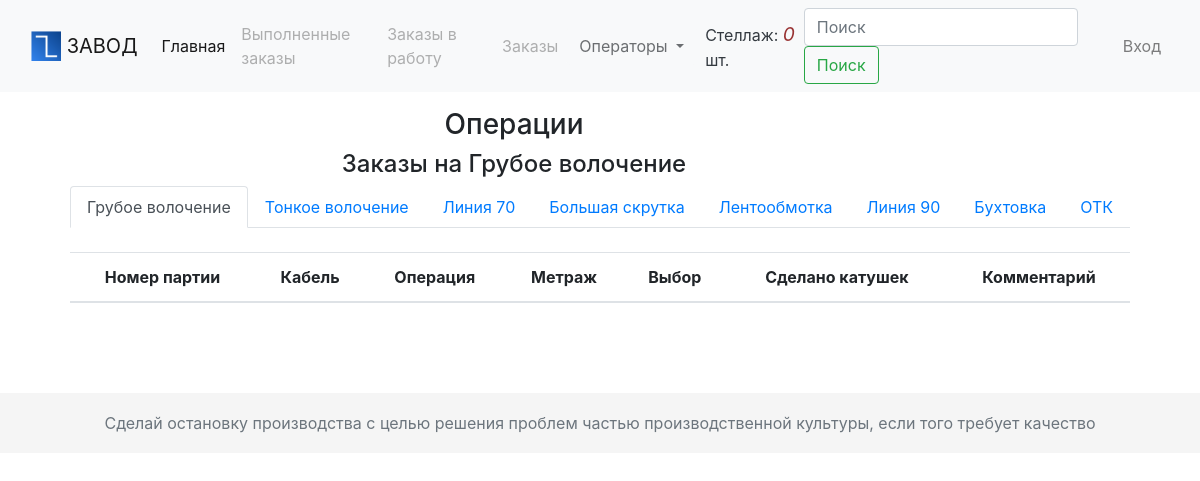
Before: /orders/production/gruboe-volochenie/ with the older database file.
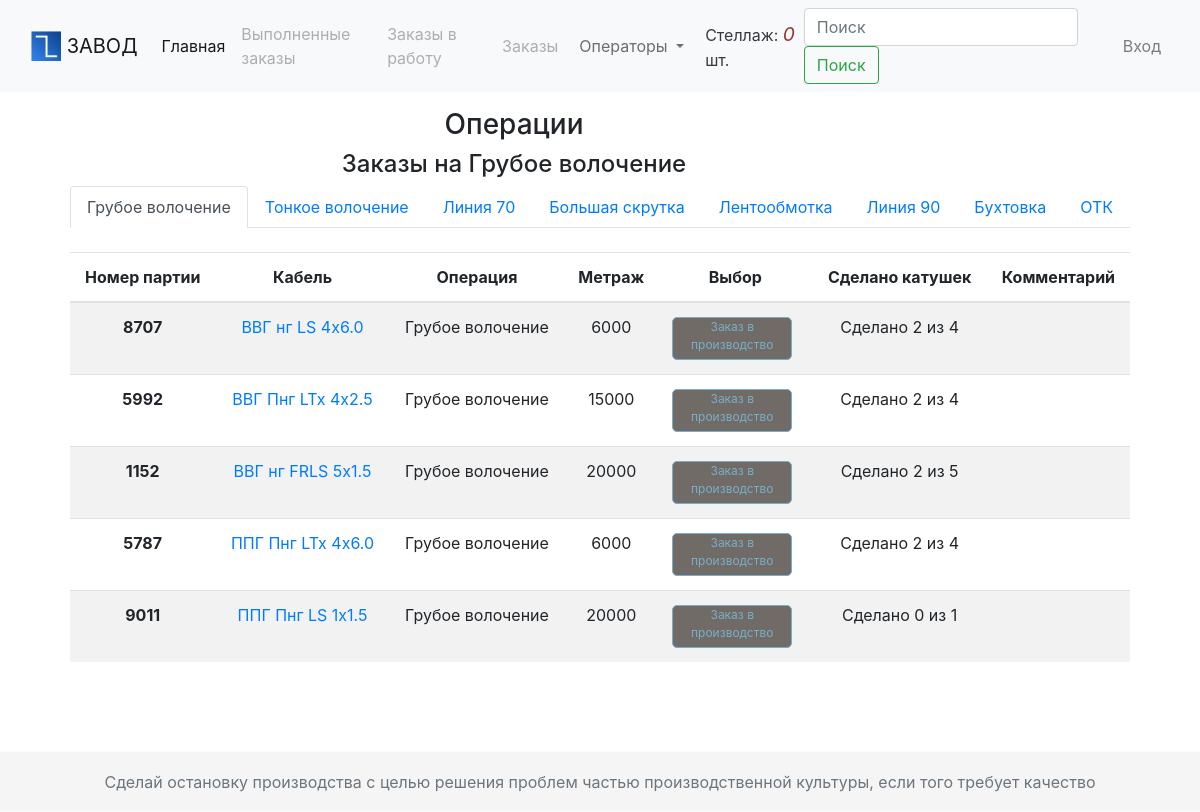
After: the same page with the newer database file.
### orders/models.py (models this page shows, shortened)
class Operation(models.Model):
    name = models.CharField(max_length=50, db_index=True)
    slug = models.SlugField(max_length=50, db_index=True)
    def __str__(self):
        return self.name
    class Meta:
        verbose_name = "Тех операция"
        verbose_name_plural = "Тех операции"

class ProductionOrders(models.Model):
    order = models.ForeignKey(
        Order, related_name="production", on_delete=models.PROTECT, verbose_name="Заказ"
    )
    ordering = OrderingField(blank=True, for_field="order")
    count_tara = models.PositiveSmallIntegerField(blank=True, default=0)
    comment = models.CharField(max_length=200, verbose_name="Комментарий")
    finished = models.BooleanField(default=False, verbose_name="Готов", db_index=True)
    class Meta:
        ordering = ("ordering",)
        verbose_name = "Заказ в производство"
        verbose_name_plural = "Заказы в производство"

class Order(models.Model):
    PLASTIC_CHOICE = [
        ("ВВГ", "ВВГ"),
        ("ППГ", "ППГ"),
    ]
    DESIGN_CHOICE = [
        ("нг", "нг"),
        ("Пнг", "Пнг"),
    ]
    PURPOSE_CHOICE = [
        ("LS", "LS"),
        ("LTx", "LTx"),
        ("FRLS", "FRLS"),
        ("FRLSLTx", "FRLSLTx"),
    ]
    CORES_CHOICE = [
        (1, 1),
        (2, 2),
        (3, 3),
        (4, 4),
        (5, 5),
    ]
    CROSSSECTION_CHOICE = [
        ("0.5", "0.5"),
        ("0.75", "0.75"),
        ("1.0", "1.0"),
        ("1.5", "1.5"),
        ("2.5", "2.5"),
        ("4.0", "4.0"),
        ("6.0", "6.0"),
        ("10", "10"),
    ]
    batch_number = models.IntegerField(
        verbose_name="Номер партии", unique=True, db_index=True
    )
    slug = models.SlugField(max_length=10, db_index=True)
    operation = models.ForeignKey(
        Operation,
        related_name="order_operation",
        on_delete=models.CASCADE,
        default="Грубое волочение",
        verbose_name="Операция",
        db_index=True,
    )
    plastic = models.CharField(
        max_length=3, verbose_name="Пластик", choices=PLASTIC_CHOICE, default="ВВГ"
    )
    design = models.CharField(
        max_length=3, verbose_name="Исполнение", choices=DESIGN_CHOICE, default="нг"
    )
    purpose = models.CharField(
        max_length=7, verbose_name="Назначение", choices=PURPOSE_CHOICE, default="LS"
    )
    cores = models.IntegerField(verbose_name="Количество жил", choices=CORES_CHOICE)
    crosssection = models.CharField(
        max_length=3, verbose_name="Поперечное сечение", choices=CROSSSECTION_CHOICE
    )
    footage = models.IntegerField(verbose_name="Метраж", default=15000)
    created = models.DateField(verbose_name="Дата добавления", auto_now_add=True)
    completion = models.DateField(verbose_name="Дата завершения")
    updated = models.DateField(verbose_name="Дата обновления", auto_now=True)
    finished = models.BooleanField(verbose_name="Готов", default=False, db_index=True)
    discard = models.BooleanField(verbose_name="Брак", default=False, db_index=True)
    in_production = models.BooleanField(
        default=False, db_index=True, verbose_name="В производстве"
    )
    class Meta:
        ordering = (
            "operation",
            "batch_number",
        )
        index_together = (("batch_number", "slug"),)
        verbose_name = "Заказ"
        verbose_name_plural = "Заказы"

### orders/views.py (the view, shortened to what this page needs)
class ProductionOrderView(View):
    ITERATION_OPERATIONS = [
        "gruboe-volochenie",
        "liniya-70",
        "lentoobmotka",
    ]
    BUHTOVKA = [
        "buhtovka",
    ]
    LINE_OPERATIONS = [
        "bolshaya-skrutka",
        "liniya-90",
    ]
    def get(
        self,
        request,
        operation_slug,
        id_open_form=None,
        num_container=None,
        id_order_log=None,
    ):
        operator = request.user
        operation = get_object_or_404(Operation, slug=operation_slug)
        operations = Operation.objects.all()
        orders_in_prod = ProductionOrders.objects.filter(
            finished=False, order__operation=operation
        )
        order_in_prod_form = OrderLogForm()
        return render(
            request,
            "orders/order_production_list.html",
            {
                "operation": operation,
                "orders_in_prod": orders_in_prod,
                "operator": operator,
                "operations": operations,
                "order_in_prod_form": order_in_prod_form,
                "ITERATION_OPERATIONS": self.ITERATION_OPERATIONS,
            },
        )

### orders/forms.py (shortened to what this page needs)
class OrderLogForm(ModelForm):
    def __init__(self, *args, **data):
        super(OrderLogForm, self).__init__(*args, **data)
        if len(self.initial) and data:
            self.fields["order"].queryset = Order.objects.filter(
                id=data["initial"]["order"].id
            )
        self.fields["iteration"].widget = forms.HiddenInput()
        self.form_for_buhtovka(data) if len(data) else None
    id_order_log = forms.IntegerField(widget=forms.HiddenInput)
    class Meta:
        model = OrderLog
        fields = [
            "order",
            "operation",
            "operator",
            "color_cores",
            "prev_number_container",
            "container",
            "number_container",
            "total_in_meters",
            "comment",
            "iteration",
        ]

### shelf/context_processors.py (called while the page is built)
def shelf(request):
    return {"shelf": Shelf(request)}

### shelf/shelf.py (called while the page is built)
    def __len__(self):
        return len(self.shelf)

### orders/templates/orders/order_production_list.html (shortened to what this page needs)
{% extends 'manufactur/base.html' %}
{% block content %}
	<div class="container p-2">
	</div>
    <h3>Операции</h3>
	<h4>Заказы на {{ operation.name }}</h4>
  <ul class="nav nav-tabs">
      {% for o in operations %}
          <li class="nav-item">
              <a {% if operation.slug == o.slug %} class="nav-link active" {% else %} class="nav-link"{% endif %} href=" {% url 'orders:order_p_list' o.slug %}">{{ o.name }}</a>
          </li>
      {% endfor %}
  </ul><br>
 <table class="table table-striped align-middle table-responsive-md table-hover text-center shelf">
  <thead>
    <tr>
	  <th scope="col">Номер партии</th>
      <th scope="col">Кабель</th>
      <th scope="col">Операция</th>
      <th scope="col">Метраж</th>
      <th>Выбор</th>
      {% if operation.slug in ITERATION_OPERATIONS %}
      <th scope="col">Сделано катушек</th>
      {% else %}
      <th scope="col">Сделано метров</th>
      {% endif %}
      <th scope="col">Комментарий</th>
    </tr>
  </thead>
  <tbody id="order_production">
  {% for order in orders_in_prod %}
    <tr data-id="{{ order.id }}">
      <th scope="row">{{ order.order.batch_number }}</th>
	  <td>
		 <a target="_blank" href="{% url 'orders:order_log' order.order.id %}" onclick="window.open(this.href,this.target,'width=1200,height=600,scrollbars=1');return false;">
			 {{ order.order.plastic }} {{ order.order.design }} {{ order.order.purpose }} {{ order.order.cores }}x{{ order.order.crosssection }}
		 </a>
	  </td>
      <td>{{ operation }}</td>
      <td>{{ order.order.footage }}</td>
	  {% if operation.slug == 'gruboe-volochenie' %}
	  <td ><a class="link_button" href="{% url 'orders:order_p_id' operation.slug order.id 0 0 %}">Заказ в производство</a></td>
	  {% else %}
      <td ><a class="link_button" href="{% url 'orders:order_prod_detail' operation.slug  order.id%}">Заказ в производство</a></td>
	  {% endif %}
      <td>Сделано{% if order.count_tara %} {{ order.count_tara }}  {% else %} 0 {% endif %} из
          {% if operation.slug in ITERATION_OPERATIONS %}
            {{ order.order.cores }}
          {% else %}
            {{ order.order.footage }} м.
          {% endif %}
          </td>
      <td>{{ order.comment }}</td>
    </tr>
    {% endfor %}
  </tbody>
 </table>
{% endblock %}

Changed rows visible on the page:
added ProductionOrders: order.batch_number "8707", order.plastic "ВВГ", order.design "нг", order.purpose "LS", order.cores "4", order.crosssection "6.0", {{ operation }} "Грубое волочение", order.footage "6000", count_tara "2"
added ProductionOrders: order.batch_number "5992", order.plastic "ВВГ", order.design "Пнг", order.purpose "LTx", order.cores "4", order.crosssection "2.5", {{ operation }} "Грубое волочение", order.footage "15000", count_tara "2"
added ProductionOrders: order.batch_number "1152", order.plastic "ВВГ", order.design "нг", order.purpose "FRLS", order.cores "5", order.crosssection "1.5", {{ operation }} "Грубое волочение", order.footage "20000", count_tara "2"
added ProductionOrders: order.batch_number "5787", order.plastic "ППГ", order.design "Пнг", order.purpose "LTx", order.cores "4", order.crosssection "6.0", {{ operation }} "Грубое волочение", order.footage "6000", count_tara "2"
added ProductionOrders: order.batch_number "9011", order.plastic "ППГ", order.design "Пнг", order.purpose "LS", order.cores "1", order.crosssection "1.5", {{ operation }} "Грубое волочение", order.footage "20000", count_tara "0"
